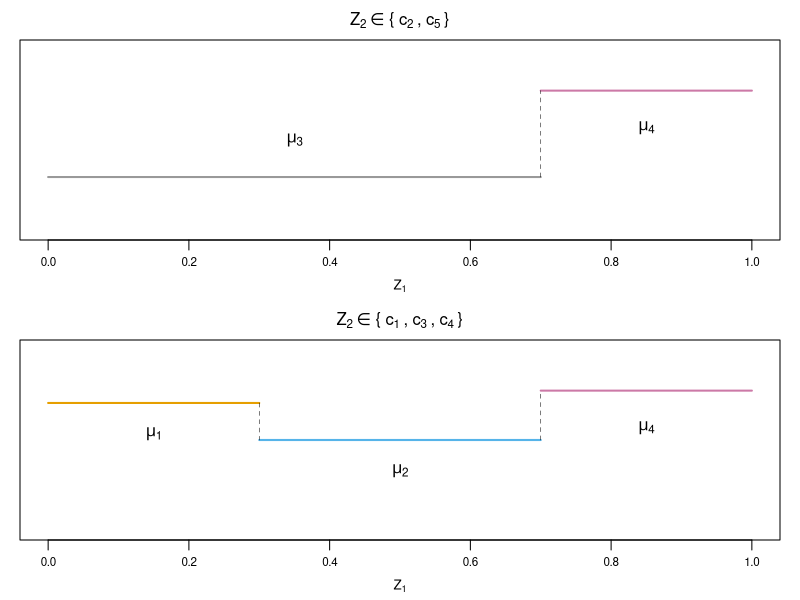

Recreate this plot in R.
my_colors <- c("#999999", "#E69F00", "#56B4E9", "#009E73", 
               "#F0E442", "#0072B2", "#D55E00", "#CC79A7")


pdf("step_new.pdf", width = 3, height = 3)
par(mar = c(3,1,2,1), mgp = c(1.8, 0.5,0), mfrow = c(2,1),
    cex.lab = 0.8, cex.axis = 0.7, cex.main = 1)
plot(1, type = "n",
     main = expression(Z[2] %in% "{"~c[2]~","~c[5]~"}"),
     xlab = expression(Z[1]),
     yaxt = "n",
     xlim = c(0,1), ylim = c(-0.75, 0.75))
lines(x = c(0, 0.7), y = c(-0.3, -0.3), col = my_colors[1], lwd = 2)
lines(x = c(0.7, 1), y = c(0.4, 0.4), col = my_colors[8], lwd = 2)
lines(x = c(0.7, 0.7), y = c(-0.3, 0.4), lty = 2, lwd = 0.5)

text(x = 0.35, y = 0, labels = expression(mu[3]))
text(x = 0.85, y = 0.1, labels = expression(mu[4]))


plot(1, type = "n",
     main = expression(Z[2] %in% "{"~c[1]~","~c[3]~","~c[4]~"}"),
     xlab = expression(Z[1]),
     yaxt = "n",
     xlim = c(0,1), ylim = c(-0.75, 0.75))
lines(x = c(0.7, 1), y = c(0.4, 0.4), col = my_colors[8], lwd = 2)
text(x = 0.85, y = 0.1, labels = expression(mu[4]))

lines(x = c(0, 0.3), y = c(0.3, 0.3), col = my_colors[2], lwd = 2)
text(x = 0.15, y = 0.05, labels = expression(mu[1]))

lines(x = c(0.3, 0.7), y = c(0, 0), col = my_colors[3], lwd = 2)
text(x = 0.5, y = -0.25, labels = expression(mu[2]))

lines(x = c(0.3, 0.3), y= c(0.3, 0), lty = 2, lwd = 0.5)
lines(x = c(0.7, 0.7), y = c(0,0.4), lty = 2, lwd = 0.5)

dev.off()